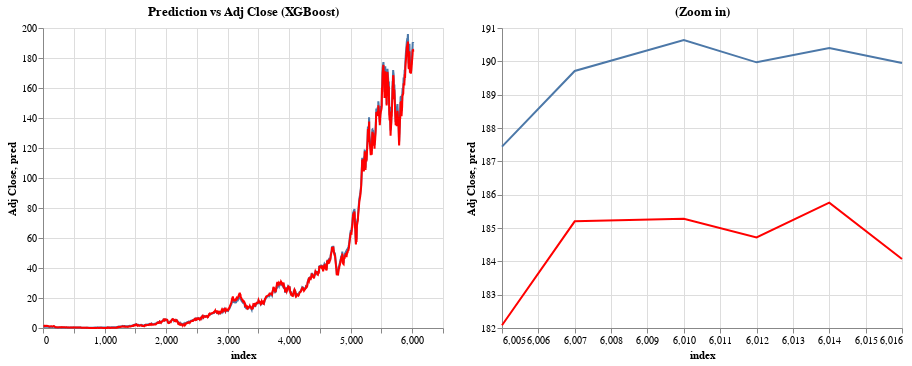

Here is the notebook cell this chart was saved with:
### Code cell
alt.concat(ca,cb)

### Figure 1 — Vega-Lite specification as saved in the notebook (floating-point values rounded to 4 significant figures; data arrays with more than 128 entries replaced by an {"elided": "..."} marker saying what was removed)
{"config": {"view": {"continuousWidth": 400, "continuousHeight": 300}}, "concat": [{"layer": [{"mark": "line", "encoding": {"x": {"field": "index", "type": "quantitative"}, "y": {"field": "Adj Close", "type": "quantitative"}}}, {"mark": {"type": "line", "color": "red"}, "encoding": {"tooltip": [{"field": "pred", "type": "quantitative"}, {"field": "Adj Close", "type": "quantitative"}], "x": {"field": "index", "type": "quantitative"}, "y": {"field": "pred", "type": "quantitative"}}, "title": "Prediction vs Adj Close (XGBoost)"}], "data": {"name": "data-9bc96ecfbcea169b4a87e83b0accc4e2"}}, {"layer": [{"mark": "line", "encoding": {"x": {"field": "index", "type": "quantitative"}, "y": {"field": "Adj Close", "scale": {"zero": false}, "type": "quantitative"}}}, {"mark": {"type": "line", "color": "red"}, "encoding": {"tooltip": [{"field": "pred", "type": "quantitative"}, {"field": "Adj Close", "type": "quantitative"}], "x": {"field": "index", "type": "quantitative"}, "y": {"field": "pred", "scale": {"zero": false}, "type": "quantitative"}}, "title": "(Zoom in)"}], "data": {"name": "data-da13073bd9e466445a59602225f27519"}}], "$schema": "https://vega.github.io/schema/vega-lite/v4.17.0.json", "datasets": {"data-9bc96ecfbcea169b4a87e83b0accc4e2": {"elided": "1204 records"}, "data-da13073bd9e466445a59602225f27519": [{"Adj Close": 187.4, "index": 6005, "pred": 182.1}, {"Adj Close": 189.7, "index": 6007, "pred": 185.2}, {"Adj Close": 190.6, "index": 6010, "pred": 185.3}, {"Adj Close": 190.0, "index": 6012, "pred": 184.7}, {"Adj Close": 190.4, "index": 6014, "pred": 185.8}, {"Adj Close": 189.9, "index": 6016, "pred": 184.1}]}}
